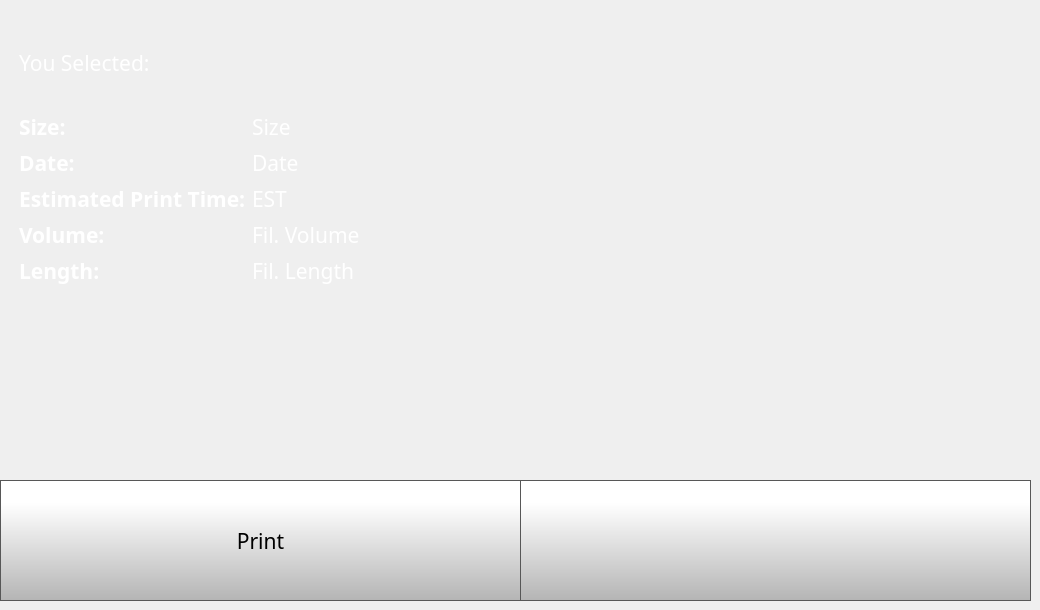
   <widget class="QWidget" name="printSelectedLocalPage">
    <widget class="QToolButton" name="fileSelectedLocalPrintButton">
     <property name="geometry">
      <rect>
       <x>0</x>
       <y>480</y>
       <width>521</width>
       <height>121</height>
      </rect>
     </property>
     <property name="minimumSize">
      <size>
       <width>0</width>
       <height>0</height>
      </size>
     </property>
     <property name="font">
      <font>
       <family>Gotham</family>
       <pointsize>16</pointsize>
      </font>
     </property>
     <property name="styleSheet">
      <string notr="true">QToolButton {
    border: 1px solid rgb(87, 87, 87);
	background-color: qlineargradient(spread:pad, x1:0, y1:1, x2:0, y2:0.188, stop:0 rgba(180, 180, 180, 255), stop:1 rgba(255, 255, 255, 255));
}

QToolButton:pressed {
    background-color: qlineargradient(x1: 0, y1: 0, x2: 0, y2: 1,
                                      stop: 0 #dadbde, stop: 1 #f6f7fa);
}

QToolButton:flat {
    border: none; /* no border for a flat push button */
}

QToolButton:default {
    border-color: navy; /* make the default button prominent */
}</string>
     </property>
     <property name="text">
      <string>Print</string>
     </property>
     <property name="icon">
      <iconset resource="../resources/resource.qrc">
       <normaloff>:/Icons/img/icons/printer.png</normaloff>:/Icons/img/icons/printer.png</iconset>
     </property>
     <property name="iconSize">
      <size>
       <width>70</width>
       <height>70</height>
      </size>
     </property>
     <property name="checkable">
      <bool>false</bool>
     </property>
     <property name="toolButtonStyle">
      <enum>Qt::ToolButtonTextUnderIcon</enum>
     </property>
    </widget>
    <widget class="QPushButton" name="fileSelectedLocalBackButton">
     <property name="geometry">
      <rect>
       <x>520</x>
       <y>480</y>
       <width>511</width>
       <height>121</height>
      </rect>
     </property>
     <property name="minimumSize">
      <size>
       <width>0</width>
       <height>0</height>
      </size>
     </property>
     <property name="font">
      <font>
       <family>Gotham</family>
       <pointsize>16</pointsize>
      </font>
     </property>
     <property name="styleSheet">
      <string notr="true">QPushButton {
    border: 1px solid rgb(87, 87, 87);

	background-color: qlineargradient(spread:pad, x1:0, y1:1, x2:0, y2:0.188, stop:0 rgba(180, 180, 180, 255), stop:1 rgba(255, 255, 255, 255));
}

QPushButton:pressed {
    background-color: qlineargradient(x1: 0, y1: 0, x2: 0, y2: 1,
                                      stop: 0 #dadbde, stop: 1 #f6f7fa);
}

QPushButton:flat {
    border: none; /* no border for a flat push button */
}

QPushButton:default {
    border-color: navy; /* make the default button prominent */
}</string>
     </property>
     <property name="text">
      <string/>
     </property>
     <property name="icon">
      <iconset resource="../resources/resource.qrc">
       <normaloff>:/Navigation/img/Navigation/arrows-4.png</normaloff>:/Navigation/img/Navigation/arrows-4.png</iconset>
     </property>
     <property name="iconSize">
      <size>
       <width>70</width>
       <height>70</height>
      </size>
     </property>
     <property name="checkable">
      <bool>false</bool>
     </property>
     <property name="autoDefault">
      <bool>false</bool>
     </property>
     <property name="default">
      <bool>false</bool>
     </property>
     <property name="flat">
      <bool>false</bool>
     </property>
    </widget>
    <widget class="QWidget" name="horizontalLayoutWidget">
     <property name="geometry">
      <rect>
       <x>10</x>
       <y>10</y>
       <width>1011</width>
       <height>461</height>
      </rect>
     </property>
     <layout class="QHBoxLayout" name="horizontalLayout">
      <item>
       <widget class="QFrame" name="frame_2">
        <property name="styleSheet">
         <string notr="true">QFrame {
    border: none;
    border-radius: 10px;
    background: qlineargradient(
        x1:0, y1:0, x2:1, y2:1,
        stop:0 #1a1a1a,
        stop:1 #101010
    );

}
</string>
        </property>
        <property name="frameShape">
         <enum>QFrame::StyledPanel</enum>
        </property>
        <property name="frameShadow">
         <enum>QFrame::Raised</enum>
        </property>
        <layout class="QVBoxLayout" name="verticalLayout_2" stretch="1,4">
         <item>
          <widget class="QLabel" name="fileSelectedLocalName">
           <property name="font">
            <font>
             <family>Gotham</family>
             <pointsize>16</pointsize>
             <weight>50</weight>
             <bold>false</bold>
             <underline>false</underline>
             <strikeout>false</strikeout>
            </font>
           </property>
           <property name="styleSheet">
            <string notr="true">color:  white;
background-color: rgba(255, 255, 255, 0);</string>
           </property>
           <property name="text">
            <string>You Selected: </string>
           </property>
           <property name="scaledContents">
            <bool>true</bool>
           </property>
           <property name="wordWrap">
            <bool>true</bool>
           </property>
          </widget>
         </item>
         <item>
          <layout class="QFormLayout" name="formLayout">
           <item row="0" column="0">
            <widget class="QLabel" name="fileSizeSelectedLabel">
             <property name="font">
              <font>
               <family>Gotham</family>
               <pointsize>16</pointsize>
               <weight>75</weight>
               <bold>true</bold>
              </font>
             </property>
             <property name="styleSheet">
              <string notr="true">color: rgb(255, 255, 255);</string>
             </property>
             <property name="text">
              <string>Size:</string>
             </property>
            </widget>
           </item>
           <item row="0" column="1">
            <widget class="QLabel" name="fileSizeSelected">
             <property name="font">
              <font>
               <family>Gotham</family>
               <pointsize>16</pointsize>
               <weight>50</weight>
               <bold>false</bold>
              </font>
             </property>
             <property name="styleSheet">
              <string notr="true">color: rgb(255, 255, 255);
background-color: rgba(255, 255, 255, 0);</string>
             </property>
             <property name="text">
              <string>Size</string>
             </property>
             <property name="scaledContents">
              <bool>true</bool>
             </property>
            </widget>
           </item>
           <item row="1" column="0">
            <widget class="QLabel" name="fileDateSelectedLabel">
             <property name="font">
              <font>
               <family>Gotham</family>
               <pointsize>16</pointsize>
               <weight>75</weight>
               <bold>true</bold>
              </font>
             </property>
             <property name="styleSheet">
              <string notr="true">color: rgb(255, 255, 255);</string>
             </property>
             <property name="text">
              <string>Date:</string>
             </property>
            </widget>
           </item>
           <item row="1" column="1">
            <widget class="QLabel" name="fileDateSelected">
             <property name="font">
              <font>
               <family>Gotham</family>
               <pointsize>16</pointsize>
               <weight>50</weight>
               <bold>false</bold>
              </font>
             </property>
             <property name="styleSheet">
              <string notr="true">color: rgb(255, 255, 255);
background-color: rgba(255, 255, 255, 0);</string>
             </property>
             <property name="text">
              <string>Date</string>
             </property>
             <property name="scaledContents">
              <bool>true</bool>
             </property>
            </widget>
           </item>
           <item row="2" column="0">
            <widget class="QLabel" name="filePrintTimeSelectedLabel">
             <property name="font">
              <font>
               <family>Gotham</family>
               <pointsize>16</pointsize>
               <weight>75</weight>
               <bold>true</bold>
              </font>
             </property>
             <property name="styleSheet">
              <string notr="true">color: rgb(255, 255, 255);
background-color: rgba(255, 255, 255, 0);</string>
             </property>
             <property name="text">
              <string>Estimated Print Time:</string>
             </property>
             <property name="wordWrap">
              <bool>true</bool>
             </property>
            </widget>
           </item>
           <item row="2" column="1">
            <widget class="QLabel" name="filePrintTimeSelected">
             <property name="font">
              <font>
               <family>Gotham</family>
               <pointsize>16</pointsize>
               <weight>50</weight>
               <bold>false</bold>
              </font>
             </property>
             <property name="styleSheet">
              <string notr="true">color: rgb(255, 255, 255);
background-color: rgba(255, 255, 255, 0);</string>
             </property>
             <property name="text">
              <string>EST</string>
             </property>
             <property name="scaledContents">
              <bool>true</bool>
             </property>
            </widget>
           </item>
           <item row="3" column="0">
            <widget class="QLabel" name="filamentVolumeSelectedLabel">
             <property name="font">
              <font>
               <family>Gotham</family>
               <pointsize>16</pointsize>
               <weight>75</weight>
               <bold>true</bold>
              </font>
             </property>
             <property name="styleSheet">
              <string notr="true">color: rgb(255, 255, 255);
background-color: rgba(255, 255, 255, 0);</string>
             </property>
             <property name="text">
              <string>Volume:</string>
             </property>
            </widget>
           </item>
           <item row="3" column="1">
            <widget class="QLabel" name="filamentVolumeSelected">
             <property name="font">
              <font>
               <family>Gotham</family>
               <pointsize>16</pointsize>
               <weight>50</weight>
               <bold>false</bold>
              </font>
             </property>
             <property name="styleSheet">
              <string notr="true">color: rgb(255, 255, 255);
background-color: rgba(255, 255, 255, 0);</string>
             </property>
             <property name="text">
              <string>Fil. Volume</string>
             </property>
             <property name="scaledContents">
              <bool>true</bool>
             </property>
            </widget>
           </item>
           <item row="4" column="0">
            <widget class="QLabel" name="filamentLengthSelectedLabel">
             <property name="font">
              <font>
               <family>Gotham</family>
               <pointsize>16</pointsize>
               <weight>75</weight>
               <bold>true</bold>
              </font>
             </property>
             <property name="styleSheet">
              <string notr="true">color: rgb(255, 255, 255);
background-color: rgba(255, 255, 255, 0);</string>
             </property>
             <property name="text">
              <string>Length:</string>
             </property>
            </widget>
           </item>
           <item row="4" column="1">
            <widget class="QLabel" name="filamentLengthFileSelected">
             <property name="font">
              <font>
               <family>Gotham</family>
               <pointsize>16</pointsize>
               <weight>50</weight>
               <bold>false</bold>
              </font>
             </property>
             <property name="styleSheet">
              <string notr="true">color: rgb(255, 255, 255);
background-color: rgba(255, 255, 255, 0);</string>
             </property>
             <property name="text">
              <string>Fil. Length</string>
             </property>
             <property name="scaledContents">
              <bool>true</bool>
             </property>
            </widget>
           </item>
          </layout>
         </item>
        </layout>
       </widget>
      </item>
      <item>
       <widget class="QFrame" name="frame">
        <property name="styleSheet">
         <string notr="true">QFrame {
    border: none;
    border-radius: 10px;
    background: qlineargradient(
        x1:0, y1:0, x2:1, y2:1,
        stop:0 #1a1a1a,
        stop:1 #101010
    );

}
</string>
        </property>
        <property name="frameShape">
         <enum>QFrame::StyledPanel</enum>
        </property>
        <property name="frameShadow">
         <enum>QFrame::Raised</enum>
        </property>
        <layout class="QVBoxLayout" name="verticalLayout">
         <item>
          <widget class="QLabel" name="printPreviewSelectedLocal">
           <property name="text">
            <string/>
           </property>
           <property name="scaledContents">
            <bool>true</bool>
           </property>
          </widget>
         </item>
        </layout>
       </widget>
      </item>
     </layout>
    </widget>
   </widget>
